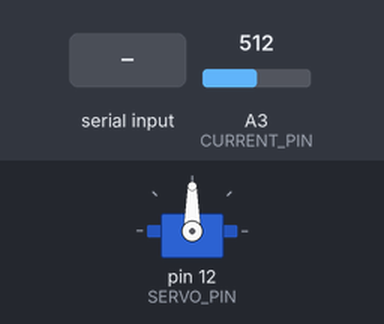
Bench run of a sketch on a simulated Arduino Uno, built with avr-gcc and run on an emulated ATmega328P. Parts: servo. Inputs (shaded band) come from the test bench; at power-on: A3 (CURRENT_PIN) = 512.

Above: at 1.7 s.
1.8 s: "CLEAN_ONCE\n" received over the second serial link
At 1.96 s:
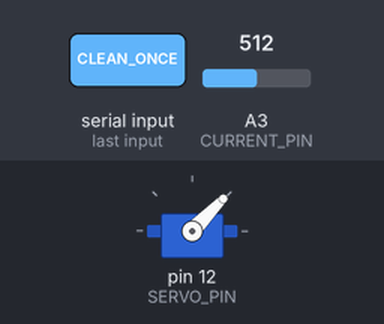
At 2.89 s:
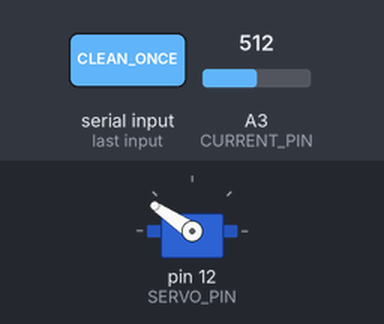
Timing chart, 0 to 5.5 s (numbered marks = the images above; inputs shaded):
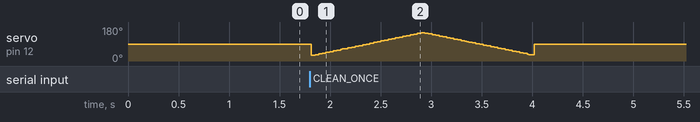

The sketch:

uno_controller.ino
```cpp
/*
  SolarSense UNO actuator + sensor node
  Current wiring confirmed in project notes:
    Voltage sensor S -> A2
    ACS712 OUT -> A3
    SG90 signal -> D12
    ESP32 UART: UNO D10 (TX) -> level shifter -> ESP32 GPIO16 (RX2)
                ESP32 GPIO17 (TX2) -> UNO D11 (RX)
    Common GND. Do not connect the 5V rails together.
  Install: built-in Servo and SoftwareSerial libraries.
  This first hardware-control build performs one servo sweep per CLEAN_ONCE command.
*/
#include <Servo.h>
#include <SoftwareSerial.h>

const uint8_t VOLTAGE_PIN = A2;
const uint8_t CURRENT_PIN = A3;
const uint8_t SERVO_PIN = 12;
const uint8_t ESP_RX_PIN = 11; // UNO receives ESP32 TX
const uint8_t ESP_TX_PIN = 10; // UNO transmits to ESP32 RX through divider

// CALIBRATE these against a multimeter and a known current before relying on readings.
const float ADC_REFERENCE_V = 5.00f;
const float VOLTAGE_DIVIDER_RATIO = 5.00f; // provisional for common 0-25V modules
const float ACS712_SENSITIVITY_V_PER_A = 0.185f; // 5A ACS712 variant only
float acsZeroVoltage = 2.50f; // calibrated at startup with zero current

const int SERVO_HOME = 90;
const int SERVO_MIN = 30;   // calibrate to the actual wiper linkage
const int SERVO_MAX = 150;  // calibrate to the actual wiper linkage
const int SERVO_STEP_DELAY_MS = 18;

Servo wiper;
SoftwareSerial espSerial(ESP_RX_PIN, ESP_TX_PIN);
bool cleaning = false;
bool stopRequested = false;
unsigned long lastTelemetryMs = 0;
const unsigned long TELEMETRY_INTERVAL_MS = 15000;

float readVoltage() {
  const float adc = analogRead(VOLTAGE_PIN);
  const float moduleOut = adc * ADC_REFERENCE_V / 1023.0f;
  return moduleOut * VOLTAGE_DIVIDER_RATIO;
}

float readCurrent() {
  const float adcVoltage = analogRead(CURRENT_PIN) * ADC_REFERENCE_V / 1023.0f;
  return (adcVoltage - acsZeroVoltage) / ACS712_SENSITIVITY_V_PER_A;
}

void sendTelemetry() {
  float v = readVoltage();
  float a = readCurrent();
  if (a < 0 && a > -0.15f) a = 0; // suppress small zero-current offset noise
  espSerial.print(F("DATA,"));
  espSerial.print(v, 2);
  espSerial.print(',');
  espSerial.println(a, 3);
}

void checkStopDuringSweep() {
  while (espSerial.available()) {
    String command = espSerial.readStringUntil('\n');
    command.trim();
    if (command == "STOP") stopRequested = true;
  }
}

bool sweepOnce() {
  cleaning = true;
  stopRequested = false;
  espSerial.println(F("ACK:STARTED"));

  for (int angle = SERVO_MIN; angle <= SERVO_MAX; angle += 2) {
    checkStopDuringSweep();
    if (stopRequested) break;
    wiper.write(angle);
    delay(SERVO_STEP_DELAY_MS);
  }
  for (int angle = SERVO_MAX; angle >= SERVO_MIN; angle -= 2) {
    checkStopDuringSweep();
    if (stopRequested) break;
    wiper.write(angle);
    delay(SERVO_STEP_DELAY_MS);
  }
  wiper.write(SERVO_HOME);
  delay(350);
  cleaning = false;

  if (stopRequested) {
    espSerial.println(F("ACK:STOPPED"));
    return false;
  }
  espSerial.println(F("ACK:COMPLETED"));
  return true;
}

void setup() {
  Serial.begin(115200);
  espSerial.begin(9600);
  espSerial.setTimeout(50);
  wiper.attach(SERVO_PIN);
  wiper.write(SERVO_HOME);

  // Average the ACS712 zero point at startup. Ensure no current flows during boot calibration.
  long sum = 0;
  for (int i = 0; i < 100; i++) {
    sum += analogRead(CURRENT_PIN);
    delay(5);
  }
  acsZeroVoltage = (sum / 100.0f) * ADC_REFERENCE_V / 1023.0f;

  espSerial.println(F("UNO:READY"));
}

void loop() {
  while (espSerial.available()) {
    String command = espSerial.readStringUntil('\n');
    command.trim();
    if (command == "CLEAN_ONCE" && !cleaning) {
      sweepOnce();
    } else if (command == "STOP") {
      stopRequested = true;
      if (!cleaning) {
        wiper.write(SERVO_HOME);
        espSerial.println(F("ACK:STOPPED"));
      }
    } else if (command == "STATUS") {
      espSerial.println(cleaning ? F("ACK:RUNNING") : F("ACK:IDLE"));
    }
  }

  if (millis() - lastTelemetryMs >= TELEMETRY_INTERVAL_MS) {
    lastTelemetryMs = millis();
    sendTelemetry();
  }
}
```
